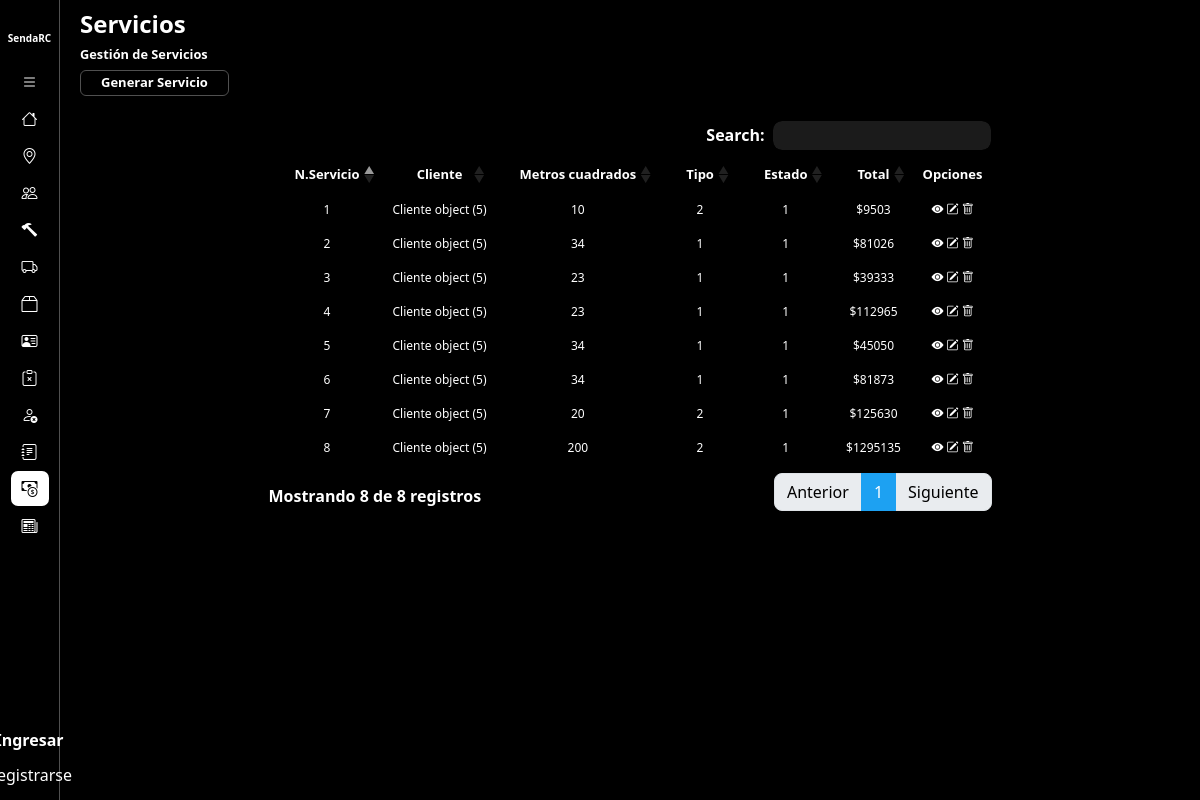
Page /servicio/gestionServicios/ on the earlier database version.
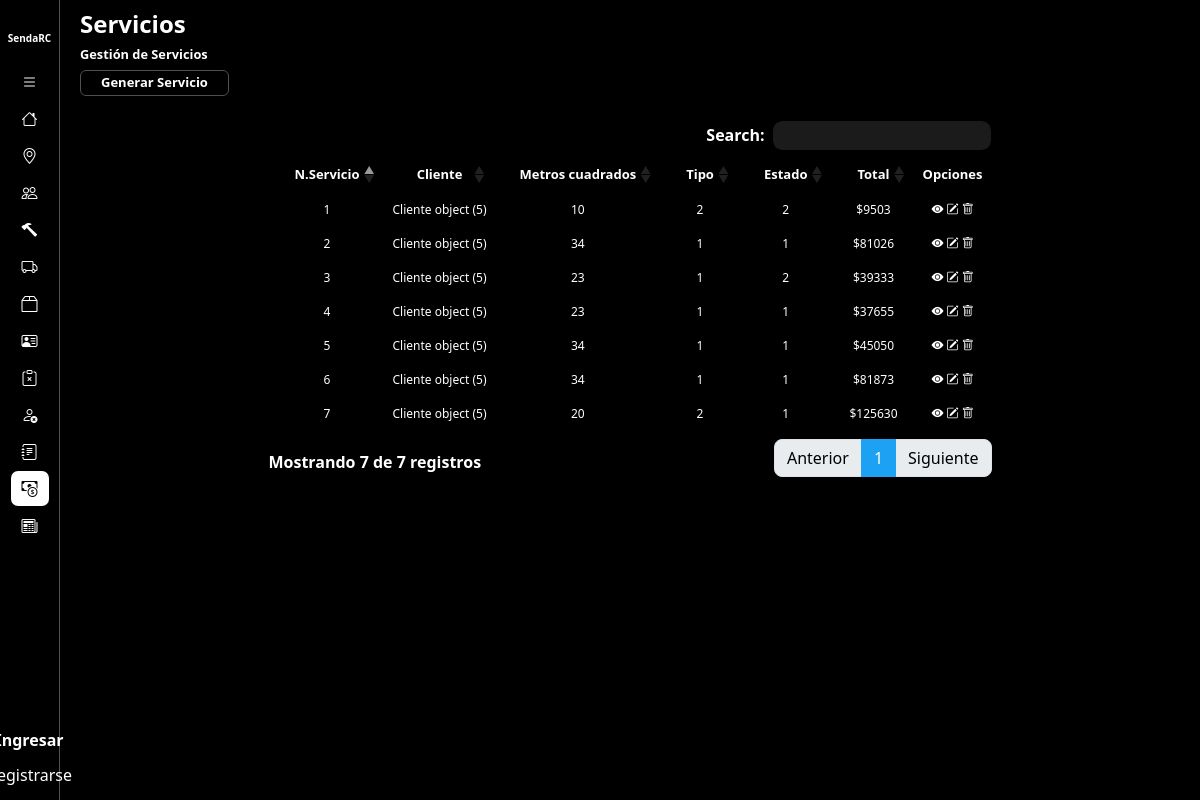
Same page on the later database version.
### servicio/models.py (models this page shows)
class Servicio(models.Model):
    ESTADO = {
        (1, 'Presupuestodo'),
        (2, 'Vencido'),
        (3, 'Contratado'),
        (4, 'En Curso'),
        (5, 'Suspendido'),
        (6, 'Finalizado'),
        (7,'Cancelado'),
    }
    TIPO = {
        (1, 'Eventual'),
        (2, 'Determinado')
    }
    fecha_emision = models.DateField(auto_now=True, auto_now_add=False)
    plazo_vigencia = models.DateField(auto_now=False, auto_now_add=False)
    direccion = models.CharField(max_length=90)
    metros2 = models.IntegerField()
    observaciones = models.TextField()
    porcentaje = models.IntegerField()
    cant_empleados = models.IntegerField()
    importe_total = models.IntegerField()
    estado = models.PositiveIntegerField(choices=ESTADO)
    tipo = models.PositiveIntegerField(choices=TIPO)
    cliente = models.ForeignKey(Cliente, on_delete=models.DO_NOTHING)
    tipoServicios = models.ManyToManyField(TipoServicio, through='CantServicioTipoServicio')
    fecha_inicio = models.DateField(auto_now=False, auto_now_add=False, null=True)
    fecha_finaliza = models.DateField(auto_now=False, auto_now_add=False, null=True)
    empleado = models.ManyToManyField(Empleado, null=True)
    fecha_cancelada = models.DateField(auto_now=False, auto_now_add=False, null=True)

### core/models.py (models this page shows, shortened)
class Cliente(models.Model):
    TIPO = {
        (1, 'Ocacional'),
        (2, 'Habitual'),
    }
    TIPOPERSONA = {
        (1, 'Particular'),
        (2, 'Juridico')
    }
    nombre = models.CharField(max_length=50)
    apellido = models.CharField(max_length=50)
    direccion = models.CharField(max_length=50)
    tipo = models.PositiveIntegerField(choices=TIPO, default=1)
    tipoPersona = models.PositiveIntegerField(choices=TIPOPERSONA)
    cuil = models.CharField(unique=True,max_length=13)
    telefono =models.CharField(max_length=10)
    email = models.EmailField(max_length=254)
    localidad = models.ForeignKey(Localidad, on_delete=models.DO_NOTHING)
    activo = models.BooleanField(default=True)

### servicio/views.py (the view)
# urls.py: path('gestionServicios/', gestionServicios.as_view(), name = 'gestionServicios'),
class gestionServicios(ListView):
    model = Servicio
    template_name = 'servicio/gestionServicios.html'
    context_object_name = 'servicios'
    def get(self, request, *args, **kwargs):
        self.request.session['presupuesto'] = {}
        self.request.session['servicios'] = []
        self.request.session['frecuencias'] = []
        self.request.session['servicio_pk'] = None
        return super().get(request, *args, **kwargs)

### servicio/templates/servicio/gestionServicios.html
{% extends 'layouts/baseGestion.html' %}
{% load static %}
{% block extracss %}{{block.super}}
<link href="{% static 'css/baseGestion.css' %}" rel="stylesheet" />
{% endblock %}
{% block title%}
    <h1>Servicios</h1>
    <h2>Gestión de Servicios</h2>
    <a href="{% url 'presupuestarCliente' %}" class="btn-agregarEntidad">Generar Servicio</a>
{% endblock %}
{% block listado%}
<table class="table table-striped table-dark">
    <thead>
        <tr>
            <th scope="col">N.Servicio</th>
            <th scope="col">Cliente</th>
            <th scope="col">Metros cuadrados</th>
            <th scope="col">Tipo</th>
            <th scope="col">Estado</th>
            <th scope="col">Total</th>
            <th scope="col">Opciones</th>
        </tr>
    </thead>
    <tbody>
        {% for servicio in servicios %}
            <tr class="fila-tabla">
                <td scope="row">{{ servicio.pk }}</td>
                <td scope="row">{{ servicio.cliente }}</td>
                <td scope="row">{{ servicio.metros2 }}</td>
                <td scope="row">{{ servicio.tipo }}</td>
                <td scope="row">{{ servicio.estado }}</td>
                <td scope="row"><span>$</span>{{ servicio.importe_total }}</td>
                <td scope="row">
                    <button href="#" class="opcion" type="button" data-bs-toggle="offcanvas" data-bs-target="#offcanvasExample" aria-controls="offcanvasExample"><i class="bi bi-eye-fill"></i></button>
                    <a href="{% url 'modificarPresupuesto' servicio.pk %}" class="opcion"><i class="bi bi-pencil-square"></i></i></a>
                    <button href="#" class="opcion"><i class="bi bi-trash"></i></button>
                </td>
            </tr>
        {% endfor %}
    </tbody>
</table>
{% endblock %}

### SendaRC/templates/layouts/baseGestion.html (shortened to what this page needs)
{% extends 'layouts/baseInicio.html' %}
{% load static %}
{% block extracss %}
    {{block.super}}
    <link href="{% static 'css/baseGestion.css' %}" rel="stylesheet"/>
{% endblock %}
{% block seccion-main %}
        <div class="seccion-cabecera">
            {% block title %}
            {% endblock %}
        </div>
        <div class="secccion-listado">
            {% block listado %}
            {% endblock %}
        </div>
{% endblock %}

### SendaRC/templates/layouts/baseInicio.html (shortened to what this page needs)
{% extends 'layouts/base.html' %}
{% load static %}
{% block extracss %}
    <link href="{% static 'css/baseInicio.css' %}" rel="stylesheet" />
{% endblock %}
{% block container %}
<main class="container-main">
    <aside class="nav-container">
        <nav class="navbar d-flex flex-column flex-shrink-0 bg-body-tertiary">
            <a href="/" class="d-block p-3 link-body-emphasis text-decoration-none" data-bs-toggle="tooltip"
                data-bs-placement="right" data-bs-original-title="Icon-only">
                <span class="icono-sendaRC">SendaRC</span>
            </a>
            <ul class="list-navbar nav nav-pills nav-flush flex-column mb-auto text-center">
                <li class="nav-item" id="expand-button">
                    <button id="btn-toExpand" href="#" class="nav-link py-3 rounded-2" aria-current="page" data-bs-toggle="tooltip"
                        data-bs-placement="right" aria-label="open-bar" data-bs-original-title="open-bar">
                        <i class="bi bi-list"></i>
                    </button>
                </li>
                <li class="nav-item {% if request.path == '/home/' %}active{% endif %}">
                    <a href="{% url 'home' %}" class="nav-link py-3 rounded-2" aria-current="page" data-bs-toggle="tooltip"
                        data-bs-placement="right" aria-label="Home" data-bs-original-title="Home">
                        <i class="bi bi-house"></i>
                    </a>
                </li>
                <li class="nav-item {% if '/gestionLocalidad/' in request.path or '/altaLocalidad/' in request.path or '/modificarLocalidad/' in request.path %}active{% endif %}">
                    <a href="{% url 'gestionLocalidad' %}" class="nav-link py-3 rounded-2" aria-current="page" data-bs-toggle="tooltip"
                        data-bs-placement="right" aria-label="Localidades" data-bs-original-title="Localidades">
                        <i class="bi bi-geo-alt"></i>
                    </a>
                </li>
                <li class="nav-item {% if '/gestionEmpleado/' in request.path or '/altaEmpleado/' in request.path or '/modificarEmpleado/' in request.path %}active{% endif %}">
                    <a href="{% url 'gestionEmpleado' %}" class="nav-link py-3 rounded-2" aria-current="page" data-bs-toggle="tooltip"
                        data-bs-placement="right" aria-label="Empleados" data-bs-original-title="Empleados">
                        <i class="bi bi-people"></i>
                    </a>
                </li>
                <li class="nav-item {% if '/gestionMaquinaria/' in request.path or '/altaMaquinaria/' in request.path or '/modificarMaquinaria/' in request.path %}active{% endif %}">
                    <a href="{% url 'gestionMaquinaria' %}" class="nav-link py-3 rounded-2" aria-current="page" data-bs-toggle="tooltip"
                        data-bs-placement="right" aria-label="Maquinarias" data-bs-original-title="Maquinarias">
                        <i class="bi bi-hammer"></i>
                    </a>
                </li>
                <li class="nav-item {% if '/gestionTipoServicio/' in request.path or '/altaTipoServicio/' in request.path or '/modificarTipoServicio/' in request.path %}active{% endif %}">
                    <a href="{% url 'gestionTipoServicio' %}" class="nav-link py-3 rounded-2" aria-current="page" data-bs-toggle="tooltip"
                        data-bs-placement="right" aria-label="TipoServicios" data-bs-original-title="TipoServicios">
                        <i class="bi bi-truck"></i>
                    </a>
                </li>
                <li class="nav-item {% if '/gestionInsumos/' in request.path or '/altaInsumo/' in request.path or '/modificarInsumo/' in request.path %}active{% endif %}">
                    <a href="{% url 'gestionInsumos' %}" class="nav-link py-3 rounded-2" aria-current="page" data-bs-toggle="tooltip"
                        data-bs-placement="right" aria-label="Insumos" data-bs-original-title="Insumos">
                        <i class="bi bi-box2"></i>
                    </a>
                </li>
                <li class="nav-item {% if '/gestionClientes/' in request.path or '/altaCliente/' in request.path or '/modificarCliente/' in request.path %}active{% endif %}">
                    <a href="{% url 'gestionClientes' %}" class="nav-link py-3 rounded-2" aria-current="page" data-bs-toggle="tooltip"
                        data-bs-placement="right" aria-label="Clientes" data-bs-original-title="Clientes">
                        <i class="bi bi-person-vcard"></i>
                    </a>
                </li>
                <li class="nav-item">
                    <a href="#" class="nav-link py-3 rounded-2" aria-current="page" data-bs-toggle="tooltip"
                        data-bs-placement="right" aria-label="Reclamos" data-bs-original-title="Reclamos">
                        <i class="bi bi-clipboard-x"></i>
                    </a>
                </li>
                <li class="nav-item {% if '/gestionSanciones/' in request.path or '/altaSancion/' in request.path or '/modificarSancion/' in request.path %}active{% endif %}">
                    <a href="{% url 'gestionSanciones' %}" class="nav-link py-3 rounded-2" aria-current="page" data-bs-toggle="tooltip"
                        data-bs-placement="right" aria-label="Sanciones" data-bs-original-title="Sanciones">
                        <i class="bi bi-person-x"></i>
                    </a>
                </li>
                <li class="nav-item">
                    <a href="#" class="nav-link py-3 rounded-2" aria-current="page" data-bs-toggle="tooltip"
                        data-bs-placement="right" aria-label="Asistencias" data-bs-original-title="Asistencias">
                        <i class="bi bi-journal-text"></i>
                    </a>
                </li>
                <li class="nav-item {% if '/servicio/' in request.path%}active{% endif %}">
                    <a href="{% url 'gestionServicios' %}" class="nav-link py-3 rounded-2" aria-current="page" data-bs-toggle="tooltip"
                        data-bs-placement="right" aria-label="Presupuestos" data-bs-original-title="Presupuestos">
                        <i class="bi bi-cash-coin"></i>
                    </a>
                </li>
                <li class="nav-item {% if request.path == '/factura/gestionFacturas/' %}active{% endif %}">
                    <a href="#" class="nav-link py-3 rounded-2" aria-current="page" data-bs-toggle="tooltip"
                        data-bs-placement="right" aria-label="Facturas" data-bs-original-title="Facturas">
                        <i class="bi bi-newspaper"></i>
                    </a>
                </li>
            </ul>
            {% if user.is_authenticated %}
                <div class="container-btn-cerrar-sesion">
                    <a class="cerrar-sesion-btn btn btn-primary d-inline-flex align-items-center" href={% url 'logout' %}>
                            <i class="bi bi-arrow-bar-left"></i>Salir</a>
                </div>
            {% else %}
                <a class="nav-link fw-bold py-1 px-0" href={% url 'login' %}>Ingresar</a>
                <a class="nav-link" href={% url 'register' %}>Registrarse</a>
            {% endif %}
        </nav>
    </aside>
    <section class="container-seccion-main">
        {% block seccion-main %}
        {% endblock %}
    </section>
</main>
{% endblock %}

### SendaRC/templates/layouts/base.html (shortened to what this page needs)
{% load static %}
<!DOCTYPE html>
<html lang="en">
<head>
  <link href="{% static 'libs/bootstrap/css/bootstrap.css' %}" rel="stylesheet">
  <link rel="stylesheet" href="{% static 'libs/dataTables/css/dataTables.bootstrap5.min.css' %}">
  <link href="{% static 'css/base.css' %}" rel="stylesheet"/>
  <link href="{% static 'libs/jqueryToast/src/jquery.toast.css'%}" rel="stylesheet"/>
  <link rel="stylesheet" href="https://cdn.jsdelivr.net/npm/bootstrap-icons@1.11.1/font/bootstrap-icons.css">
  <link href="{% static 'libs/select2/css/select2.min.css'%}" rel="stylesheet" />
  {% block extracss %}{% endblock %}
</head>
<body>
  {% block container %}
  {% endblock %}
</body>
</html>

### static/css/base.css (style rules this page uses)
* { margin: 0; padding: 0; box-sizing: border-box; }
body { background-color: #000; }

### static/css/baseInicio.css (style rules this page uses)
.container-main { display: flex; width: 100%; height: 100%; }
.container-seccion-main { width: 100%; height: 100vh; position: relative; z-index: 50; }
.nav-container { width: 60px; height: 100vh; border-right: 1px solid #505050; transition: all 0.3s ease-in-out; }
.nav-item { border-radius: 7px; position: relative; }
.navbar { background-color: #000 !important; height: 100%; align-content: center; }
.nav-link { width: 38px; height: 35px; display: flex; justify-content: center; align-items: center; color: white; }
.list-navbar { gap: 2px; }
.icono-sendaRC { color: white; font-weight:bold; font-size: 10px; }
.active { background-color: white; }
.active > a > i { color: #000; }
#btn-toExpand { background:none; color: #fff; }
.bi-list { color: #fff !important; }

### static/css/baseGestion.css (style rules this page uses)
.seccion-cabecera { color: #FFF; width: 100%; height: 15%; padding-left: 20px; padding-top: 10px; display: flex; flex-direction: column; align-items: start; }
.seccion-cabecera > h1 { font-size: 1.5rem; font-weight: 700; }
.seccion-cabecera > h2 { font-size: 0.8rem; font-weight: 700; }
.secccion-listado { height: 85%; display: flex; justify-content: center; }
.table>tbody>tr:nth-child(odd)>td, .table>thead>tr:nth-child(odd)>th { background-color: #000; }
.table>tbody>tr:nth-child(even)>td, .table>tbody>tr:nth-child(even)>th { background-color: #000; }
.table.dataTable thead th { text-align: center; }
.table.dataTable tbody td { text-align: center; }
.table thead { font-size: 13px; }
.table tbody { font-size: 12px; }
.seccion-cabecera > a { color: #FFF; font-size: 13px; border-radius: 6px; text-decoration: none; font-weight: 700; border: 1px solid #505050; padding-inline: 20px; padding-block: 2px; background-color: #000; transition: background-color 0.1s ease-in-out; }
.opcion { background: none; border: none; color: #fff; }

Differences in the rows shown:
removed Servicio: pk "8", cliente "Cliente object (5)", metros2 "200", tipo "2", estado "1", importe_total "1295135"
changed Servicio id 1: estado "1" → "2"
changed Servicio id 3: estado "1" → "2"
changed Servicio id 4: importe_total "112965" → "37655"
Other differences:
text written by a page script: "Search: Mostrando 8 de 8 registros Anterior 1 Siguiente" → "Search: Mostrando 7 de 7 registros Anterior 1 Siguiente"
